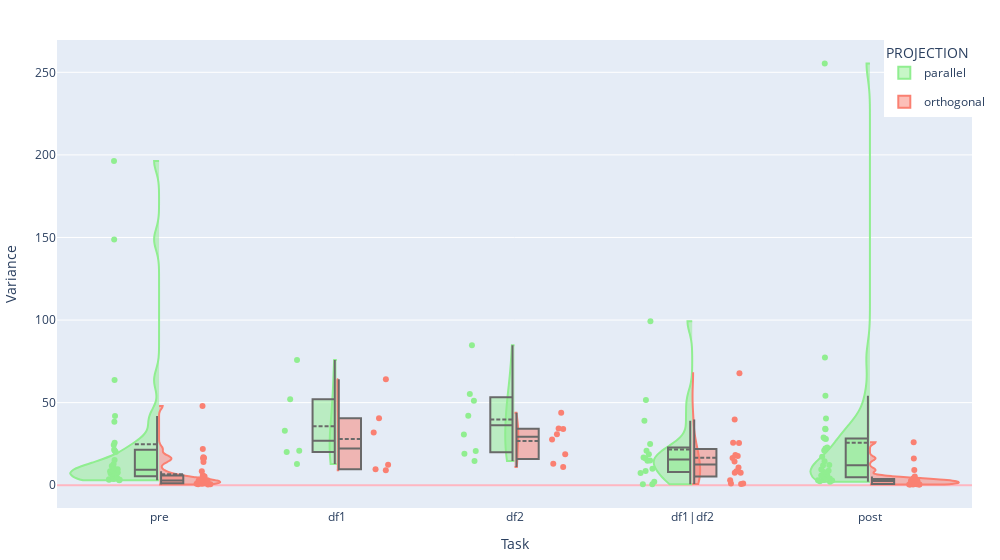

Source (notebook cell):
### Code cell
fig_proj_violin = plot.generate_violin_figure(df.rename(columns={'parallel variance': 'parallel', 'orthogonal variance': 'orthogonal'}), columns=['parallel', 'orthogonal'], ytitle='Variance', legend_title="PROJECTION", width=1000)
fig_proj_violin.show()

### Figure 1 — Plotly figure (JSON) as saved in the notebook; plotly's stock layout.template omitted (floating-point values rounded to 4 significant figures)
{"data": [{"box": {"line": {"color": "dimgray"}, "visible": true, "width": 0.5}, "hoverinfo": "y+text", "jitter": 0.1, "legendgroup": "parallel", "line": {"color": "lightgreen"}, "meanline": {"color": "dimgray", "visible": true}, "name": "parallel", "pointpos": -0.5, "points": "all", "scalegroup": "parallel", "scalemode": "count", "showlegend": true, "side": "negative", "spanmode": "hard", "text": ["parallel<br />participant: 9<br />block: 1<br />condition: df1|df2", "parallel<br />participant: 10<br />block: 1<br />condition: df1|df2", "parallel<br />participant: 11<br />block: 1<br />condition: df1|df2", "parallel<br />participant: 12<br />block: 1<br />condition: df2", "parallel<br />participant: 13<br />block: 1<br />condition: df1", "parallel<br />participant: 14<br />block: 1<br />condition: df1", "parallel<br />participant: 15<br />block: 1<br />condition: df1|df2", "parallel<br />participant: 16<br />block: 1<br />condition: df1|df2", "parallel<br />participant: 17<br />block: 1<br />condition: df1|df2", "parallel<br />participant: 18<br />block: 1<br />condition: df1|df2", "parallel<br />participant: 19<br />block: 1<br />condition: df1|df2", "parallel<br />participant: 20<br />block: 1<br />condition: df2", "parallel<br />participant: 21<br />block: 1<br />condition: df1|df2", "parallel<br />participant: 22<br />block: 1<br />condition: df2", "parallel<br />participant: 23<br />block: 1<br />condition: df1|df2", "parallel<br />participant: 24<br />block: 1<br />condition: df2", "parallel<br />participant: 25<br />block: 1<br />condition: df2", "parallel<br />participant: 26<br />block: 1<br />condition: df1|df2", "parallel<br />participant: 27<br />block: 1<br />condition: df1|df2", "parallel<br />participant: 28<br />block: 1<br />condition: df1|df2", "parallel<br />participant: 29<br />block: 1<br />condition: df1", "parallel<br />participant: 31<br />block: 1<br />condition: df2", "parallel<br />participant: 32<br />block: 1<br />condition: df1|df2", "parallel<br />participant: 34<br />block: 1<br />condition: df1", "parallel<br />participant: 35<br />block: 1<br />condition: df1|df2", "parallel<br />participant: 36<br />block: 1<br />condition: df2", "parallel<br />participant: 37<br />block: 1<br />condition: df1", "parallel<br />participant: 42<br />block: 1<br />condition: df2", "parallel<br />participant: 43<br />block: 1<br />condition: df1", "parallel<br />participant: 44<br />block: 1<br />condition: df1|df2"], "type": "violin", "x": [0, 0, 0, 0, 0, 0, 0, 0, 0, 0, 0, 0, 0, 0, 0, 0, 0, 0, 0, 0, 0, 0, 0, 0, 0, 0, 0, 0, 0, 0], "y": [3.804, 25.78, 20.68, 63.65, 2.954, 196.3, 20.04, 38.48, 3.935, 7.188, 8.905, 5.845, 3.948, 24.37, 5.437, 3.336, 3.246, 9.682, 8.439, 7.173, 21.51, 7.634, 11.66, 7.079, 10.45, 12.88, 148.8, 15.2, 3.574, 41.85]}, {"box": {"line": {"color": "dimgray"}, "visible": true, "width": 0.5}, "hoverinfo": "y+text", "jitter": 0.1, "legendgroup": "orthogonal", "line": {"color": "salmon"}, "meanline": {"color": "dimgray", "visible": true}, "name": "orthogonal", "pointpos": 0.5, "points": "all", "scalegroup": "orthogonal", "scalemode": "count", "showlegend": true, "side": "positive", "spanmode": "hard", "text": ["orthogonal<br />participant: 9<br />block: 1<br />condition: df1|df2", "orthogonal<br />participant: 10<br />block: 1<br />condition: df1|df2", "orthogonal<br />participant: 11<br />block: 1<br />condition: df1|df2", "orthogonal<br />participant: 12<br />block: 1<br />condition: df2", "orthogonal<br />participant: 13<br />block: 1<br />condition: df1", "orthogonal<br />participant: 14<br />block: 1<br />condition: df1", "orthogonal<br />participant: 15<br />block: 1<br />condition: df1|df2", "orthogonal<br />participant: 16<br />block: 1<br />condition: df1|df2", "orthogonal<br />participant: 17<br />block: 1<br />condition: df1|df2", "orthogonal<br />participant: 18<br />block: 1<br />condition: df1|df2", "orthogonal<br />participant: 19<br />block: 1<br />condition: df1|df2", "orthogonal<br />participant: 20<br />block: 1<br />condition: df2", "orthogonal<br />participant: 21<br />block: 1<br />condition: df1|df2", "orthogonal<br />participant: 22<br />block: 1<br />condition: df2", "orthogonal<br />participant: 23<br />block: 1<br />condition: df1|df2", "orthogonal<br />participant: 24<br />block: 1<br />condition: df2", "orthogonal<br />participant: 25<br />block: 1<br />condition: df2", "orthogonal<br />participant: 26<br />block: 1<br />condition: df1|df2", "orthogonal<br />participant: 27<br />block: 1<br />condition: df1|df2", "orthogonal<br />participant: 28<br />block: 1<br />condition: df1|df2", "orthogonal<br />participant: 29<br />block: 1<br />condition: df1", "orthogonal<br />participant: 31<br />block: 1<br />condition: df2", "orthogonal<br />participant: 32<br />block: 1<br />condition: df1|df2", "orthogonal<br />participant: 34<br />block: 1<br />condition: df1", "orthogonal<br />participant: 35<br />block: 1<br />condition: df1|df2", "orthogonal<br />participant: 36<br />block: 1<br />condition: df2", "orthogonal<br />participant: 37<br />block: 1<br />condition: df1", "orthogonal<br />participant: 42<br />block: 1<br />condition: df2", "orthogonal<br />participant: 43<br />block: 1<br />condition: df1", "orthogonal<br />participant: 44<br />block: 1<br />condition: df1|df2"], "type": "violin", "x": [0, 0, 0, 0, 0, 0, 0, 0, 0, 0, 0, 0, 0, 0, 0, 0, 0, 0, 0, 0, 0, 0, 0, 0, 0, 0, 0, 0, 0, 0], "y": [0.4635, 1.351, 2.526, 2.602, 16.15, 16.5, 8.526, 4.106, 5.448, 0.8855, 1.499, 3.018, 0.5603, 14.1, 1.088, 1.644, 3.261, 0.9515, 1.551, 1.117, 0.521, 0.8967, 47.98, 3.474, 21.99, 2.791, 5.812, 5.198, 4.38, 16.94]}, {"box": {"line": {"color": "dimgray"}, "visible": true, "width": 0.5}, "hoverinfo": "y+text", "jitter": 0.1, "legendgroup": "parallel", "line": {"color": "lightgreen"}, "meanline": {"color": "dimgray", "visible": true}, "name": "parallel", "pointpos": -0.5, "points": "all", "scalegroup": "parallel", "scalemode": "count", "showlegend": false, "side": "negative", "spanmode": "hard", "text": ["parallel<br />participant: 13<br />block: 2<br />condition: df1", "parallel<br />participant: 14<br />block: 2<br />condition: df1", "parallel<br />participant: 29<br />block: 2<br />condition: df1", "parallel<br />participant: 34<br />block: 2<br />condition: df1", "parallel<br />participant: 37<br />block: 2<br />condition: df1", "parallel<br />participant: 43<br />block: 2<br />condition: df1"], "type": "violin", "x": [1, 1, 1, 1, 1, 1], "y": [20.79, 52.01, 20.16, 32.98, 75.78, 12.83]}, {"box": {"line": {"color": "dimgray"}, "visible": true, "width": 0.5}, "hoverinfo": "y+text", "jitter": 0.1, "legendgroup": "orthogonal", "line": {"color": "salmon"}, "meanline": {"color": "dimgray", "visible": true}, "name": "orthogonal", "pointpos": 0.5, "points": "all", "scalegroup": "orthogonal", "scalemode": "count", "showlegend": false, "side": "positive", "spanmode": "hard", "text": ["orthogonal<br />participant: 13<br />block: 2<br />condition: df1", "orthogonal<br />participant: 14<br />block: 2<br />condition: df1", "orthogonal<br />participant: 29<br />block: 2<br />condition: df1", "orthogonal<br />participant: 34<br />block: 2<br />condition: df1", "orthogonal<br />participant: 37<br />block: 2<br />condition: df1", "orthogonal<br />participant: 43<br />block: 2<br />condition: df1"], "type": "violin", "x": [1, 1, 1, 1, 1, 1], "y": [9.045, 31.91, 12.45, 40.62, 64.12, 9.626]}, {"box": {"line": {"color": "dimgray"}, "visible": true, "width": 0.5}, "hoverinfo": "y+text", "jitter": 0.1, "legendgroup": "parallel", "line": {"color": "lightgreen"}, "meanline": {"color": "dimgray", "visible": true}, "name": "parallel", "pointpos": -0.5, "points": "all", "scalegroup": "parallel", "scalemode": "count", "showlegend": false, "side": "negative", "spanmode": "hard", "text": ["parallel<br />participant: 12<br />block: 2<br />condition: df2", "parallel<br />participant: 20<br />block: 2<br />condition: df2", "parallel<br />participant: 22<br />block: 2<br />condition: df2", "parallel<br />participant: 24<br />block: 2<br />condition: df2", "parallel<br />participant: 25<br />block: 2<br />condition: df2", "parallel<br />participant: 31<br />block: 2<br />condition: df2", "parallel<br />participant: 36<br />block: 2<br />condition: df2", "parallel<br />participant: 42<br />block: 2<br />condition: df2"], "type": "violin", "x": [2, 2, 2, 2, 2, 2, 2, 2], "y": [19.08, 30.64, 42.0, 14.6, 84.79, 51.15, 20.72, 55.29]}, {"box": {"line": {"color": "dimgray"}, "visible": true, "width": 0.5}, "hoverinfo": "y+text", "jitter": 0.1, "legendgroup": "orthogonal", "line": {"color": "salmon"}, "meanline": {"color": "dimgray", "visible": true}, "name": "orthogonal", "pointpos": 0.5, "points": "all", "scalegroup": "orthogonal", "scalemode": "count", "showlegend": false, "side": "positive", "spanmode": "hard", "text": ["orthogonal<br />participant: 12<br />block: 2<br />condition: df2", "orthogonal<br />participant: 20<br />block: 2<br />condition: df2", "orthogonal<br />participant: 22<br />block: 2<br />condition: df2", "orthogonal<br />participant: 24<br />block: 2<br />condition: df2", "orthogonal<br />participant: 25<br />block: 2<br />condition: df2", "orthogonal<br />participant: 31<br />block: 2<br />condition: df2", "orthogonal<br />participant: 36<br />block: 2<br />condition: df2", "orthogonal<br />participant: 42<br />block: 2<br />condition: df2"], "type": "violin", "x": [2, 2, 2, 2, 2, 2, 2, 2], "y": [13.02, 18.78, 34.07, 11.09, 43.87, 30.93, 27.71, 34.4]}, {"box": {"line": {"color": "dimgray"}, "visible": true, "width": 0.5}, "hoverinfo": "y+text", "jitter": 0.1, "legendgroup": "parallel", "line": {"color": "lightgreen"}, "meanline": {"color": "dimgray", "visible": true}, "name": "parallel", "pointpos": -0.5, "points": "all", "scalegroup": "parallel", "scalemode": "count", "showlegend": false, "side": "negative", "spanmode": "hard", "text": ["parallel<br />participant: 9<br />block: 2<br />condition: df1|df2", "parallel<br />participant: 10<br />block: 2<br />condition: df1|df2", "parallel<br />participant: 11<br />block: 2<br />condition: df1|df2", "parallel<br />participant: 15<br />block: 2<br />condition: df1|df2", "parallel<br />participant: 16<br />block: 2<br />condition: df1|df2", "parallel<br />participant: 17<br />block: 2<br />condition: df1|df2", "parallel<br />participant: 18<br />block: 2<br />condition: df1|df2", "parallel<br />participant: 19<br />block: 2<br />condition: df1|df2", "parallel<br />participant: 21<br />block: 2<br />condition: df1|df2", "parallel<br />participant: 23<br />block: 2<br />condition: df1|df2", "parallel<br />participant: 26<br />block: 2<br />condition: df1|df2", "parallel<br />participant: 27<br />block: 2<br />condition: df1|df2", "parallel<br />participant: 28<br />block: 2<br />condition: df1|df2", "parallel<br />participant: 32<br />block: 2<br />condition: df1|df2", "parallel<br />participant: 35<br />block: 2<br />condition: df1|df2", "parallel<br />participant: 44<br />block: 2<br />condition: df1|df2"], "type": "violin", "x": [3, 3, 3, 3, 3, 3, 3, 3, 3, 3, 3, 3, 3, 3, 3, 3], "y": [18.74, 10.03, 20.88, 16.84, 51.62, 16.19, 24.9, 2.078, 0.6518, 14.84, 0.5819, 7.393, 8.672, 39.01, 14.93, 99.25]}, {"box": {"line": {"color": "dimgray"}, "visible": true, "width": 0.5}, "hoverinfo": "y+text", "jitter": 0.1, "legendgroup": "orthogonal", "line": {"color": "salmon"}, "meanline": {"color": "dimgray", "visible": true}, "name": "orthogonal", "pointpos": 0.5, "points": "all", "scalegroup": "orthogonal", "scalemode": "count", "showlegend": false, "side": "positive", "spanmode": "hard", "text": ["orthogonal<br />participant: 9<br />block: 2<br />condition: df1|df2", "orthogonal<br />participant: 10<br />block: 2<br />condition: df1|df2", "orthogonal<br />participant: 11<br />block: 2<br />condition: df1|df2", "orthogonal<br />participant: 15<br />block: 2<br />condition: df1|df2", "orthogonal<br />participant: 16<br />block: 2<br />condition: df1|df2", "orthogonal<br />participant: 17<br />block: 2<br />condition: df1|df2", "orthogonal<br />participant: 18<br />block: 2<br />condition: df1|df2", "orthogonal<br />participant: 19<br />block: 2<br />condition: df1|df2", "orthogonal<br />participant: 21<br />block: 2<br />condition: df1|df2", "orthogonal<br />participant: 23<br />block: 2<br />condition: df1|df2", "orthogonal<br />participant: 26<br />block: 2<br />condition: df1|df2", "orthogonal<br />participant: 27<br />block: 2<br />condition: df1|df2", "orthogonal<br />participant: 28<br />block: 2<br />condition: df1|df2", "orthogonal<br />participant: 32<br />block: 2<br />condition: df1|df2", "orthogonal<br />participant: 35<br />block: 2<br />condition: df1|df2", "orthogonal<br />participant: 44<br />block: 2<br />condition: df1|df2"], "type": "violin", "x": [3, 3, 3, 3, 3, 3, 3, 3, 3, 3, 3, 3, 3, 3, 3, 3], "y": [16.51, 7.61, 39.74, 25.59, 18.31, 7.49, 17.69, 0.8057, 0.9808, 10.66, 1.019, 3.074, 8.407, 14.32, 25.68, 67.81]}, {"box": {"line": {"color": "dimgray"}, "visible": true, "width": 0.5}, "hoverinfo": "y+text", "jitter": 0.1, "legendgroup": "parallel", "line": {"color": "lightgreen"}, "meanline": {"color": "dimgray", "visible": true}, "name": "parallel", "pointpos": -0.5, "points": "all", "scalegroup": "parallel", "scalemode": "count", "showlegend": false, "side": "negative", "spanmode": "hard", "text": ["parallel<br />participant: 9<br />block: 3<br />condition: df1|df2", "parallel<br />participant: 10<br />block: 3<br />condition: df1|df2", "parallel<br />participant: 11<br />block: 3<br />condition: df1|df2", "parallel<br />participant: 12<br />block: 3<br />condition: df2", "parallel<br />participant: 13<br />block: 3<br />condition: df1", "parallel<br />participant: 14<br />block: 3<br />condition: df1", "parallel<br />participant: 15<br />block: 3<br />condition: df1|df2", "parallel<br />participant: 16<br />block: 3<br />condition: df1|df2", "parallel<br />participant: 17<br />block: 3<br />condition: df1|df2", "parallel<br />participant: 18<br />block: 3<br />condition: df1|df2", "parallel<br />participant: 19<br />block: 3<br />condition: df1|df2", "parallel<br />participant: 20<br />block: 3<br />condition: df2", "parallel<br />participant: 21<br />block: 3<br />condition: df1|df2", "parallel<br />participant: 22<br />block: 3<br />condition: df2", "parallel<br />participant: 23<br />block: 3<br />condition: df1|df2", "parallel<br />participant: 24<br />block: 3<br />condition: df2", "parallel<br />participant: 25<br />block: 3<br />condition: df2", "parallel<br />participant: 26<br />block: 3<br />condition: df1|df2", "parallel<br />participant: 27<br />block: 3<br />condition: df1|df2", "parallel<br />participant: 28<br />block: 3<br />condition: df1|df2", "parallel<br />participant: 29<br />block: 3<br />condition: df1", "parallel<br />participant: 31<br />block: 3<br />condition: df2", "parallel<br />participant: 32<br />block: 3<br />condition: df1|df2", "parallel<br />participant: 34<br />block: 3<br />condition: df1", "parallel<br />participant: 35<br />block: 3<br />condition: df1|df2", "parallel<br />participant: 36<br />block: 3<br />condition: df2", "parallel<br />participant: 37<br />block: 3<br />condition: df1", "parallel<br />participant: 42<br />block: 3<br />condition: df2", "parallel<br />participant: 43<br />block: 3<br />condition: df1", "parallel<br />participant: 44<br />block: 3<br />condition: df1|df2"], "type": "violin", "x": [4, 4, 4, 4, 4, 4, 4, 4, 4, 4, 4, 4, 4, 4, 4, 4, 4, 4, 4, 4, 4, 4, 4, 4, 4, 4, 4, 4, 4, 4], "y": [34.13, 7.953, 28.22, 77.37, 17.23, 28.92, 5.917, 22.83, 8.732, 40.39, 4.017, 2.989, 11.92, 14.54, 27.92, 2.848, 4.878, 3.2, 6.481, 22.17, 2.055, 2.459, 33.91, 4.308, 20.96, 5.064, 255.4, 12.2, 9.561, 54.19]}, {"box": {"line": {"color": "dimgray"}, "visible": true, "width": 0.5}, "hoverinfo": "y+text", "jitter": 0.1, "legendgroup": "orthogonal", "line": {"color": "salmon"}, "meanline": {"color": "dimgray", "visible": true}, "name": "orthogonal", "pointpos": 0.5, "points": "all", "scalegroup": "orthogonal", "scalemode": "count", "showlegend": false, "side": "positive", "spanmode": "hard", "text": ["orthogonal<br />participant: 9<br />block: 3<br />condition: df1|df2", "orthogonal<br />participant: 10<br />block: 3<br />condition: df1|df2", "orthogonal<br />participant: 11<br />block: 3<br />condition: df1|df2", "orthogonal<br />participant: 12<br />block: 3<br />condition: df2", "orthogonal<br />participant: 13<br />block: 3<br />condition: df1", "orthogonal<br />participant: 14<br />block: 3<br />condition: df1", "orthogonal<br />participant: 15<br />block: 3<br />condition: df1|df2", "orthogonal<br />participant: 16<br />block: 3<br />condition: df1|df2", "orthogonal<br />participant: 17<br />block: 3<br />condition: df1|df2", "orthogonal<br />participant: 18<br />block: 3<br />condition: df1|df2", "orthogonal<br />participant: 19<br />block: 3<br />condition: df1|df2", "orthogonal<br />participant: 20<br />block: 3<br />condition: df2", "orthogonal<br />participant: 21<br />block: 3<br />condition: df1|df2", "orthogonal<br />participant: 22<br />block: 3<br />condition: df2", "orthogonal<br />participant: 23<br />block: 3<br />condition: df1|df2", "orthogonal<br />participant: 24<br />block: 3<br />condition: df2", "orthogonal<br />participant: 25<br />block: 3<br />condition: df2", "orthogonal<br />participant: 26<br />block: 3<br />condition: df1|df2", "orthogonal<br />participant: 27<br />block: 3<br />condition: df1|df2", "orthogonal<br />participant: 28<br />block: 3<br />condition: df1|df2", "orthogonal<br />participant: 29<br />block: 3<br />condition: df1", "orthogonal<br />participant: 31<br />block: 3<br />condition: df2", "orthogonal<br />participant: 32<br />block: 3<br />condition: df1|df2", "orthogonal<br />participant: 34<br />block: 3<br />condition: df1", "orthogonal<br />participant: 35<br />block: 3<br />condition: df1|df2", "orthogonal<br />participant: 36<br />block: 3<br />condition: df2", "orthogonal<br />participant: 37<br />block: 3<br />condition: df1", "orthogonal<br />participant: 42<br />block: 3<br />condition: df2", "orthogonal<br />participant: 43<br />block: 3<br />condition: df1", "orthogonal<br />participant: 44<br />block: 3<br />condition: df1|df2"], "type": "violin", "x": [4, 4, 4, 4, 4, 4, 4, 4, 4, 4, 4, 4, 4, 4, 4, 4, 4, 4, 4, 4, 4, 4, 4, 4, 4, 4, 4, 4, 4, 4], "y": [2.353, 5.261, 1.152, 2.617, 4.326, 2.601, 16.23, 3.774, 0.8801, 0.7532, 0.3899, 4.464, 0.3859, 26.02, 0.7022, 0.3684, 2.864, 0.5037, 0.5118, 3.185, 0.4705, 1.252, 3.885, 2.65, 9.22, 3.184, 2.223, 3.331, 1.259, 2.141]}], "layout": {"hovermode": "closest", "legend": {"orientation": "v", "title": {"text": "PROJECTION"}, "xanchor": "right", "yanchor": "top"}, "margin": {"b": 40, "l": 40, "r": 10, "t": 40}, "violingap": 0, "violingroupgap": 0, "violinmode": "overlay", "width": 1000, "xaxis": {"ticktext": ["pre", "df1|df2", "post", "df2", "df1"], "tickvals": [0, 3, 4, 2, 1], "title": {"text": "Task"}}, "yaxis": {"title": {"text": "Variance"}, "zeroline": true, "zerolinecolor": "LightPink", "zerolinewidth": 2}}}
